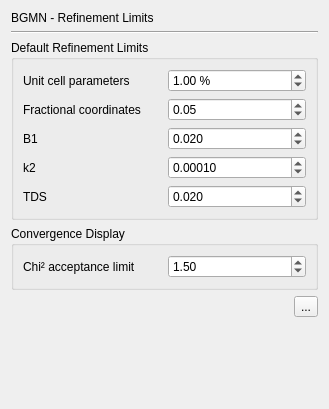
<?xml version="1.0" encoding="UTF-8"?>
<ui version="4.0">
 <class>PrefPageLimits</class>
 <widget class="QWidget" name="PrefPageLimits">
  <property name="geometry">
   <rect>
    <x>0</x>
    <y>0</y>
    <width>329</width>
    <height>409</height>
   </rect>
  </property>
  <property name="windowTitle">
   <string>Form</string>
  </property>
  <layout class="QVBoxLayout" name="verticalLayout">
   <item>
    <widget class="QLabel" name="label_36">
     <property name="text">
      <string>BGMN - Refinement Limits</string>
     </property>
    </widget>
   </item>
   <item>
    <widget class="Line" name="line_3">
     <property name="orientation">
      <enum>Qt::Horizontal</enum>
     </property>
    </widget>
   </item>
   <item>
    <widget class="QGroupBox" name="groupBox_3">
     <property name="title">
      <string>Default Refinement Limits</string>
     </property>
     <layout class="QGridLayout" name="gridLayout_10">
      <item row="0" column="1">
       <widget class="QDoubleSpinBox" name="doubleSpinBoxUCLimit">
        <property name="toolTip">
         <string>&lt;html&gt;&lt;head/&gt;&lt;body&gt;&lt;p&gt;Specify the upper and lower limits automatically applied to refined unit cell parameters.&lt;/p&gt;&lt;p&gt;Used for CIF and XML structure import, and for toggling refinement status of unit cell parameters.&lt;/body&gt;&lt;/html&gt;</string>
        </property>
        <property name="suffix">
         <string> %</string>
        </property>
        <property name="maximum">
         <double>10.000000000000000</double>
        </property>
        <property name="value">
         <double>1.000000000000000</double>
        </property>
       </widget>
      </item>
      <item row="3" column="0">
       <widget class="QLabel" name="label_2">
        <property name="text">
         <string>k2</string>
        </property>
       </widget>
      </item>
      <item row="0" column="0">
       <widget class="QLabel" name="label_25">
        <property name="text">
         <string>Unit cell parameters</string>
        </property>
       </widget>
      </item>
      <item row="1" column="0">
       <widget class="QLabel" name="label_54">
        <property name="text">
         <string>Fractional coordinates</string>
        </property>
       </widget>
      </item>
      <item row="1" column="1">
       <widget class="QDoubleSpinBox" name="doubleSpinBoxFcoordLimit">
        <property name="toolTip">
         <string>&lt;html&gt;&lt;head/&gt;&lt;body&gt;&lt;p&gt;Upper and lower limit applied to fractional coordinates when the refinement status is toggled to isotropic refinement.&lt;/p&gt;&lt;/body&gt;&lt;/html&gt;</string>
        </property>
        <property name="minimum">
         <double>0.000000000000000</double>
        </property>
        <property name="maximum">
         <double>1.000000000000000</double>
        </property>
        <property name="singleStep">
         <double>0.010000000000000</double>
        </property>
        <property name="value">
         <double>0.050000000000000</double>
        </property>
       </widget>
      </item>
      <item row="2" column="0">
       <widget class="QLabel" name="label">
        <property name="text">
         <string>B1</string>
        </property>
       </widget>
      </item>
      <item row="4" column="0">
       <widget class="QLabel" name="label_3">
        <property name="text">
         <string>TDS</string>
        </property>
       </widget>
      </item>
      <item row="2" column="1">
       <widget class="QDoubleSpinBox" name="doubleSpinBoxB1Limit">
        <property name="decimals">
         <number>3</number>
        </property>
        <property name="minimum">
         <double>0.001000000000000</double>
        </property>
        <property name="maximum">
         <double>1.000000000000000</double>
        </property>
        <property name="singleStep">
         <double>0.001000000000000</double>
        </property>
        <property name="value">
         <double>0.020000000000000</double>
        </property>
       </widget>
      </item>
      <item row="3" column="1">
       <widget class="QDoubleSpinBox" name="doubleSpinBoxK2Limit">
        <property name="decimals">
         <number>5</number>
        </property>
        <property name="minimum">
         <double>0.000010000000000</double>
        </property>
        <property name="maximum">
         <double>0.900000000000000</double>
        </property>
        <property name="singleStep">
         <double>0.000020000000000</double>
        </property>
        <property name="value">
         <double>0.000100000000000</double>
        </property>
       </widget>
      </item>
      <item row="4" column="1">
       <widget class="QDoubleSpinBox" name="doubleSpinBoxTDSLimit">
        <property name="decimals">
         <number>3</number>
        </property>
        <property name="minimum">
         <double>0.001000000000000</double>
        </property>
        <property name="maximum">
         <double>1.000000000000000</double>
        </property>
        <property name="singleStep">
         <double>0.001000000000000</double>
        </property>
        <property name="value">
         <double>0.020000000000000</double>
        </property>
       </widget>
      </item>
     </layout>
    </widget>
   </item>
   <item>
    <widget class="QGroupBox" name="groupBox_4">
     <property name="title">
      <string>Convergence Display</string>
     </property>
     <layout class="QGridLayout" name="gridLayout_12">
      <item row="0" column="0">
       <widget class="QLabel" name="labelChi2acceptance">
        <property name="text">
         <string>Chi² acceptance limit</string>
        </property>
       </widget>
      </item>
      <item row="0" column="1">
       <widget class="QDoubleSpinBox" name="doubleSpinBoxChi2Acceptance">
        <property name="toolTip">
         <string>&lt;html&gt;&lt;head/&gt;&lt;body&gt;&lt;p&gt;Draws a line on the convergence display graph at the maximum Chi² value that is considered to be acceptable. This is just a visual aid to determine if acceptable goodness of fit has been reached.&lt;/p&gt;&lt;p&gt;&lt;br/&gt;&lt;/p&gt;&lt;p&gt;Typical values are in the range of 1.2 to 1.5.&lt;/p&gt;&lt;/body&gt;&lt;/html&gt;</string>
        </property>
        <property name="minimum">
         <double>1.000000000000000</double>
        </property>
        <property name="maximum">
         <double>10.000000000000000</double>
        </property>
        <property name="singleStep">
         <double>0.100000000000000</double>
        </property>
        <property name="value">
         <double>1.500000000000000</double>
        </property>
       </widget>
      </item>
     </layout>
    </widget>
   </item>
   <item>
    <layout class="QHBoxLayout" name="horizontalLayout">
     <item>
      <spacer name="horizontalSpacer">
       <property name="orientation">
        <enum>Qt::Horizontal</enum>
       </property>
       <property name="sizeHint" stdset="0">
        <size>
         <width>40</width>
         <height>20</height>
        </size>
       </property>
      </spacer>
     </item>
     <item>
      <widget class="QToolButton" name="toolButtonReset">
       <property name="toolTip">
        <string>Reset all parameters to their default value</string>
       </property>
       <property name="text">
        <string>...</string>
       </property>
       <property name="icon">
        <iconset theme="profex-undo">
         <normaloff>.</normaloff>.</iconset>
       </property>
      </widget>
     </item>
    </layout>
   </item>
   <item>
    <spacer name="verticalSpacer_3">
     <property name="orientation">
      <enum>Qt::Vertical</enum>
     </property>
     <property name="sizeHint" stdset="0">
      <size>
       <width>20</width>
       <height>12</height>
      </size>
     </property>
    </spacer>
   </item>
  </layout>
 </widget>
 <resources/>
 <connections>
  <connection>
   <sender>toolButtonReset</sender>
   <signal>clicked()</signal>
   <receiver>PrefPageLimits</receiver>
   <slot>resetValues()</slot>
   <hints>
    <hint type="sourcelabel">
     <x>312</x>
     <y>356</y>
    </hint>
    <hint type="destinationlabel">
     <x>324</x>
     <y>395</y>
    </hint>
   </hints>
  </connection>
 </connections>
 <slots>
  <slot>resetValues()</slot>
 </slots>
</ui>
